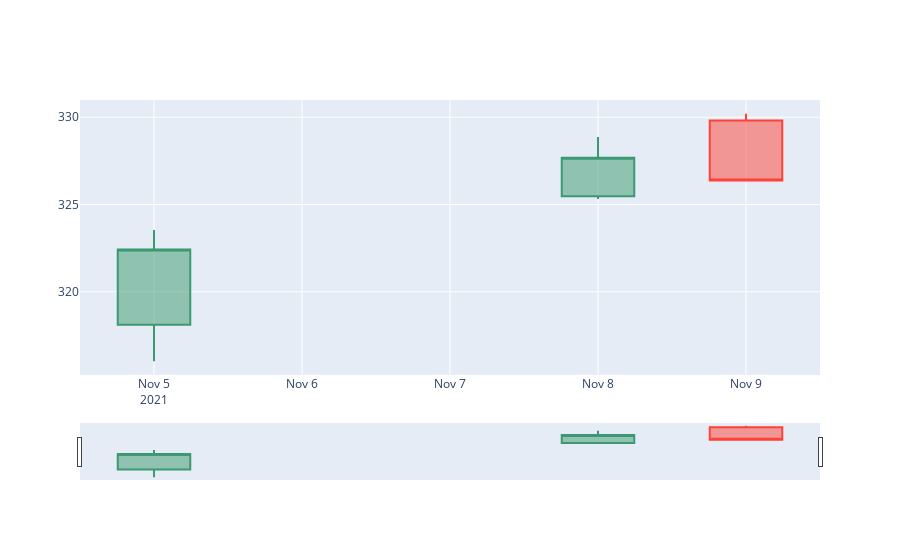

Here is the notebook cell this chart was saved with:
### Code cell
fig = go.Figure(data=[go.Candlestick(x=df_qqq.index,
                open=df['Open'],
                high=df['High'],
                low=df['Low'],
                close=df['Close'])])

fig.show()

### Figure 1 — Plotly figure (JSON) as saved in the notebook; plotly's stock layout.template omitted (floating-point values rounded to 4 significant figures; data arrays with more than 128 entries replaced by an {"elided": "..."} marker saying what was removed)
{"data": [{"close": [322.4, 327.7, 326.4], "high": [323.5, 328.9, 330.2], "low": [316.0, 325.3, 326.3], "open": [318.1, 325.5, 329.8], "type": "candlestick", "x": {"elided": "252 str values"}}], "layout": {}}
